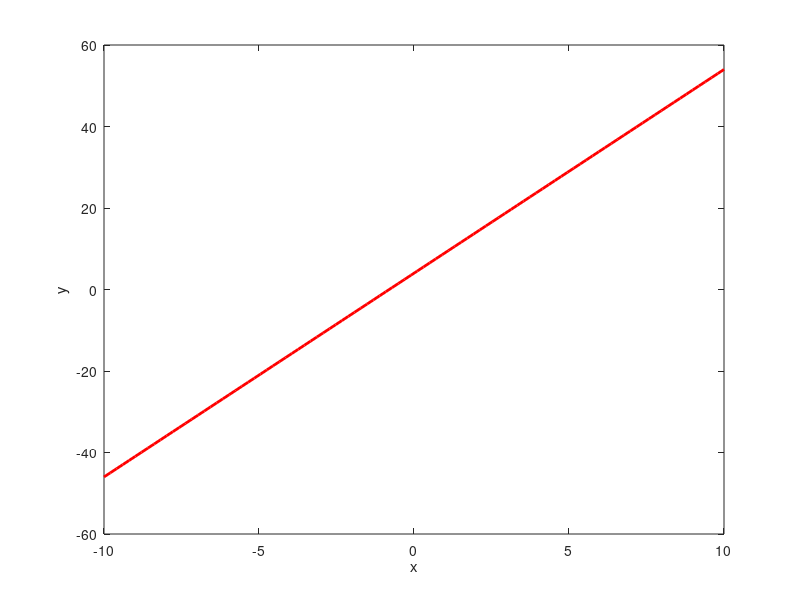

This figure's MATLAB source:
x = linspace(-10, 10, 100);

y = 5 * x + 4;

plot(x, y, 'r', 'LineWidth', 2);

xlabel('x');
ylabel('y');
%title('Plot of the Line y = 5x + 4');
